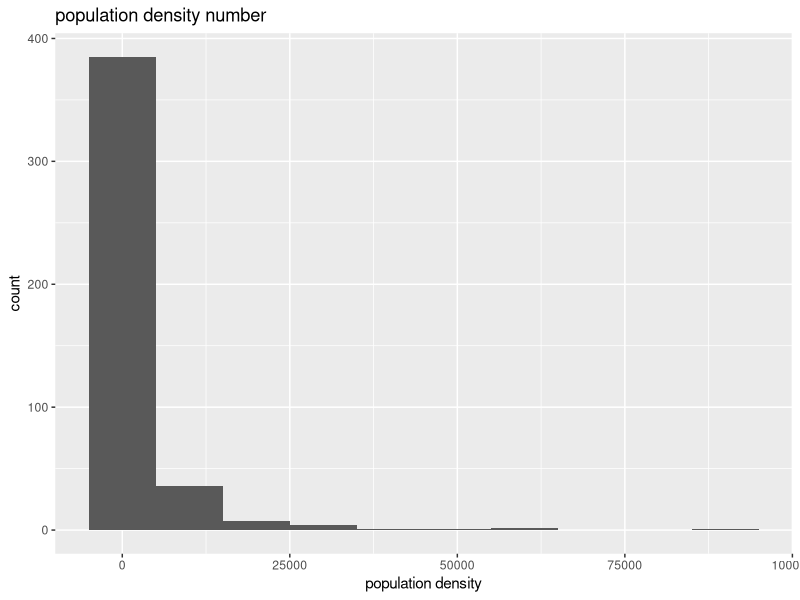
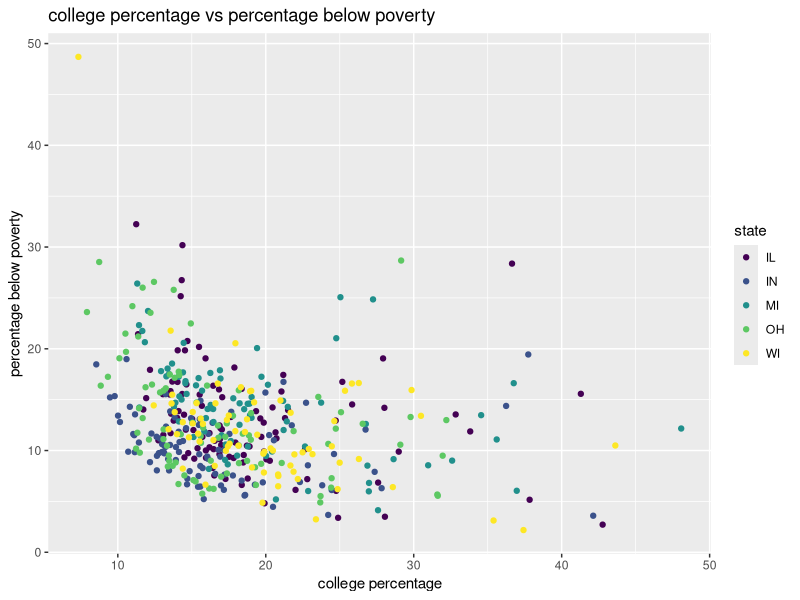
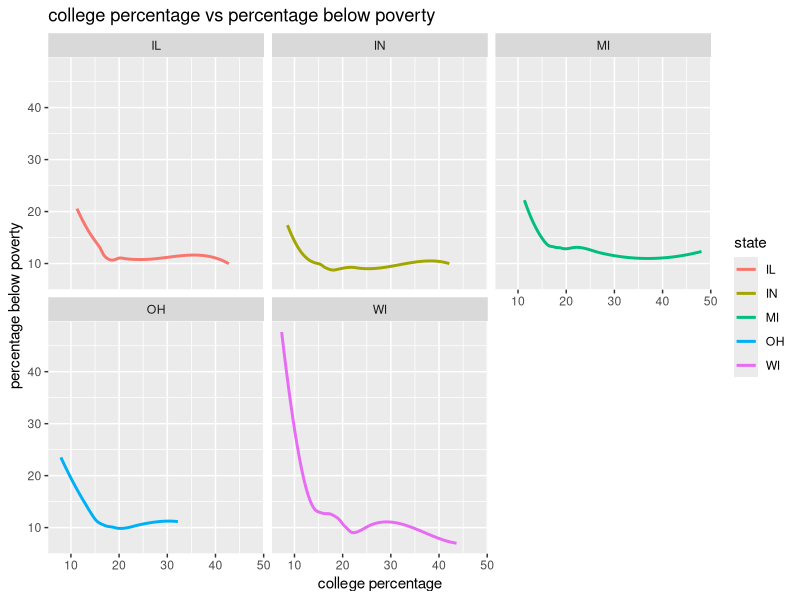
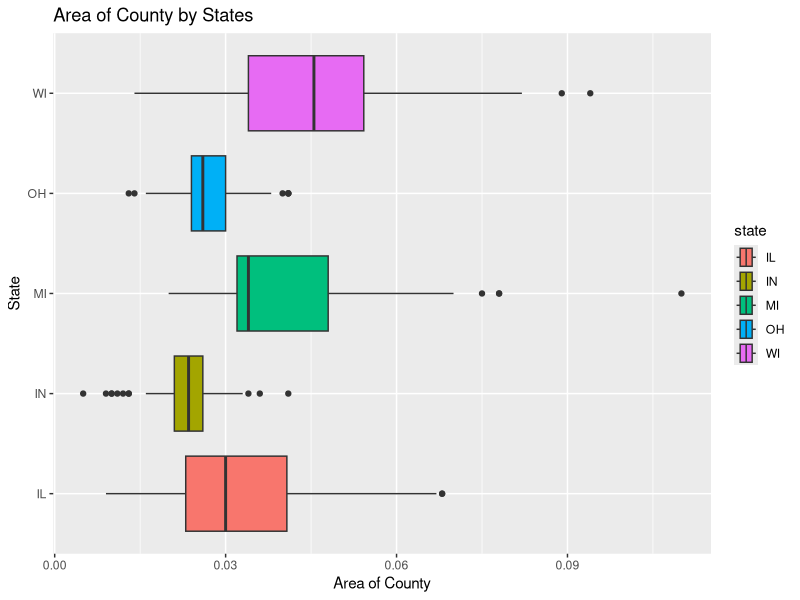
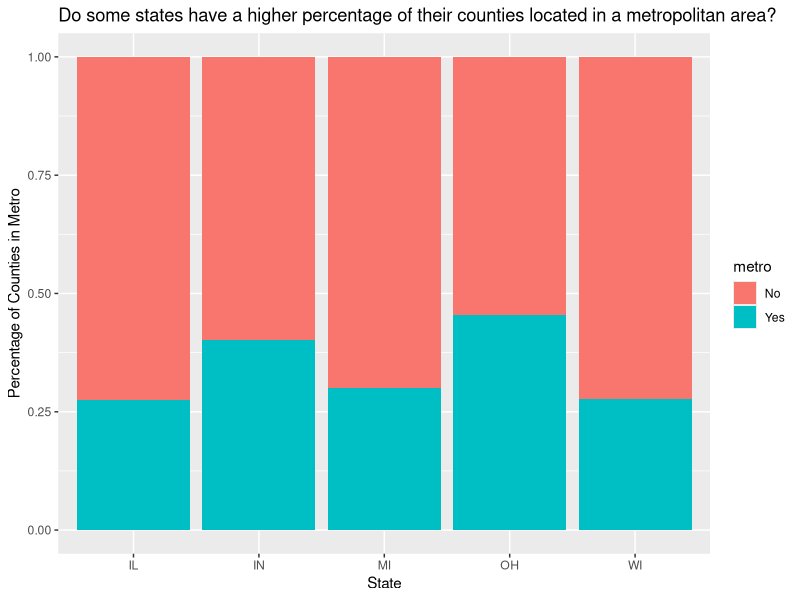
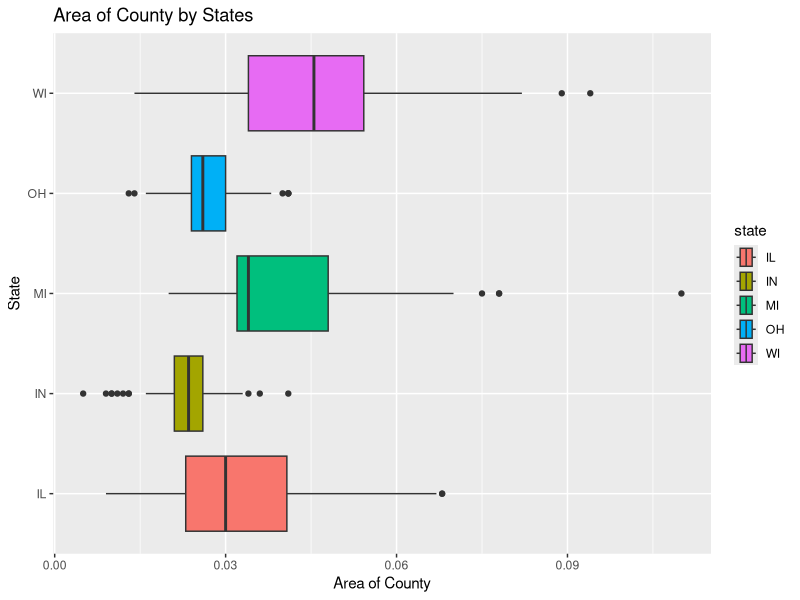

Write the R code that produced these figures, in order.
## ---- chunk 1
#| label: load-packages
library(tidyverse)
library(viridis)
## ---- chunk 2
glimpse(midwest)
ggplot(midwest,
       aes(x= popdensity)) + geom_histogram(binwidth = 10000) + labs(title= "population density number", x = "population density", y = "count")
## ---- chunk 3
ggplot(midwest,
       aes(x=percollege, y= percbelowpoverty, color= state))+ geom_point()+scale_color_viridis_d()+ labs(title= "college percentage vs percentage below poverty", x = "college percentage", y = "percentage below poverty")
## ---- chunk 4
ggplot(midwest,
       aes(x=percollege, y= percbelowpoverty, color= state))+ geom_smooth(se=FALSE) +facet_wrap(~state) + labs(title= "college percentage vs percentage below poverty", x = "college percentage", y = "percentage below poverty")
## ---- chunk 5
ggplot(midwest,
       aes(x= area, y=state, fill=state))+ geom_boxplot()+ labs(title= "Area of County by States", x = "Area of County", y = "State")

## ---- chunk 6
midwest <- midwest |>
  mutate(metro = if_else(inmetro == 1, "Yes", "No"))
ggplot(midwest,aes(x= state, fill=metro))+ geom_bar(position="fill") + labs(title= "Do some states have a higher percentage of their counties located in a metropolitan area?", x = "State", y = "Percentage of Counties in Metro")
## ---- chunk 7
ggplot(midwest,
       aes(x= area, y=state, fill=state))+ geom_boxplot()+ labs(title= "Area of County by States", x = "Area of County", y = "State")
